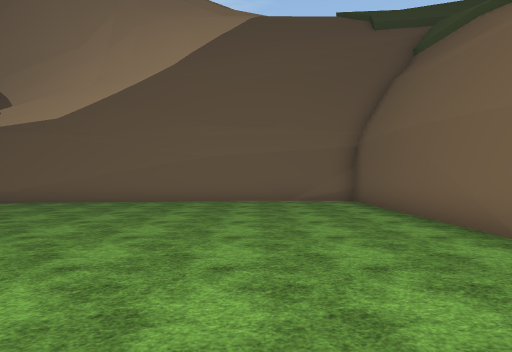
view 1 (above)

23 first-person views from a walk through a Unity game level. The camera is 1.5 m above the floor, looks level and sees 80° across. The floor is counted in squares, 2 m on a side. Each view is taken from the middle of a square. On the plan, view 1 faces up. The plan holds only what a view shows up to about 10 squares ahead; the rest is blank. The place goes on beyond the plan. Flat ground stands in for the terrain. Some animated figures are left out. Some surface patterns are stand-ins.

view 2
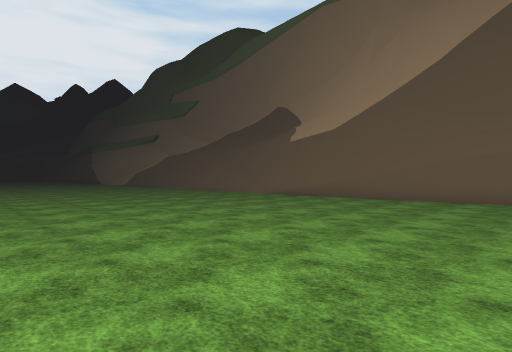

view 3
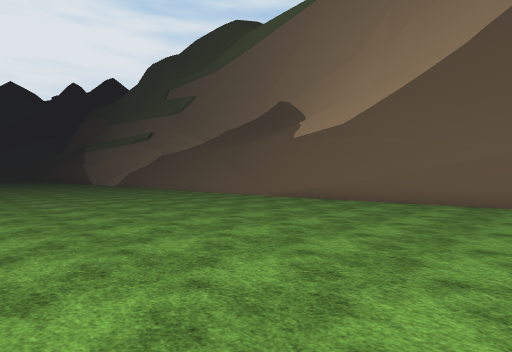

view 4
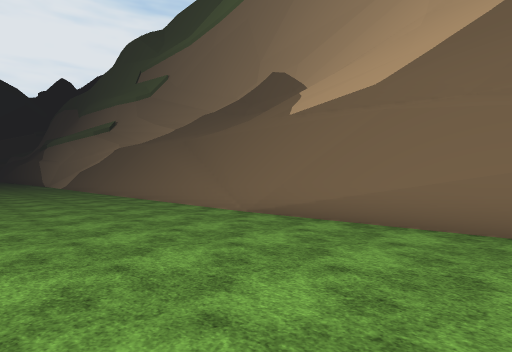

view 5
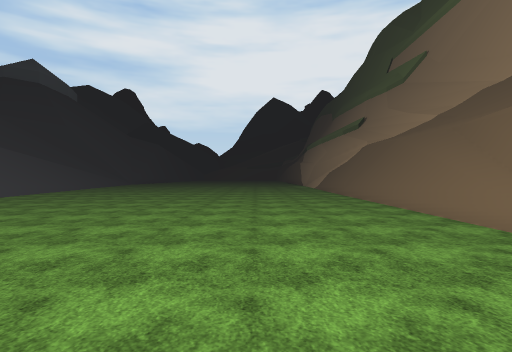

view 6
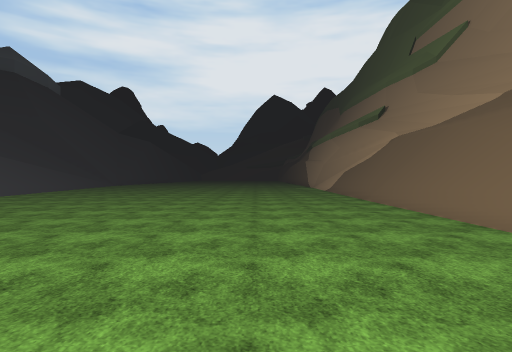

view 7
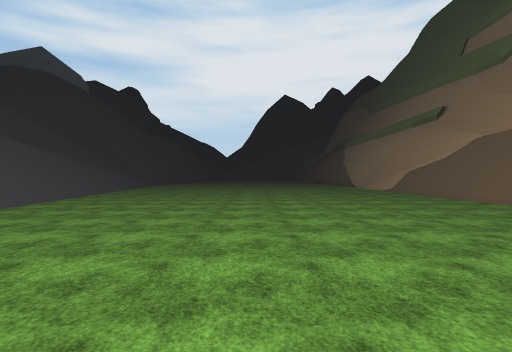

view 8
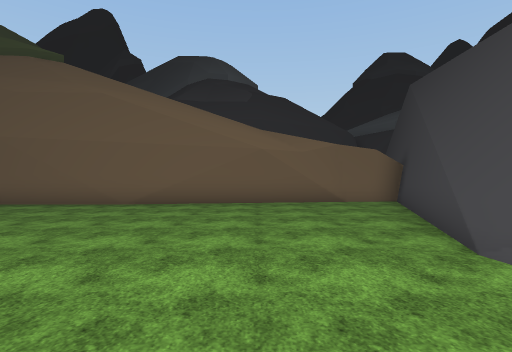

view 9
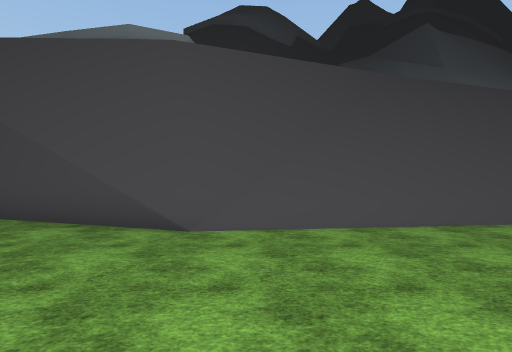

view 10
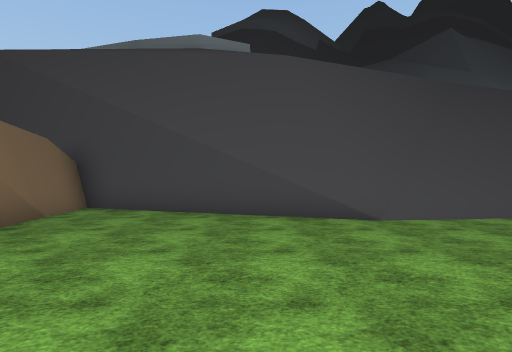

view 11
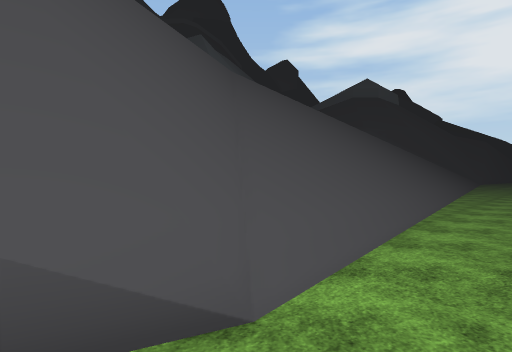

view 12
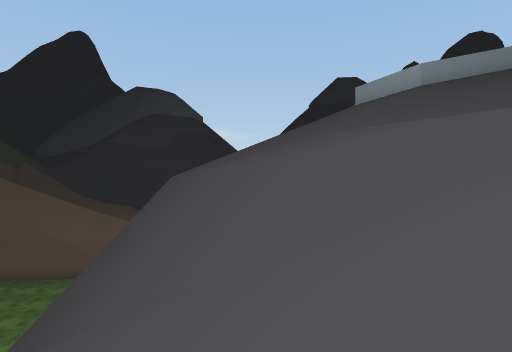

view 13
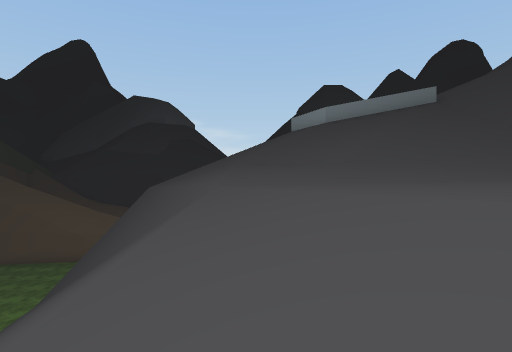

view 14
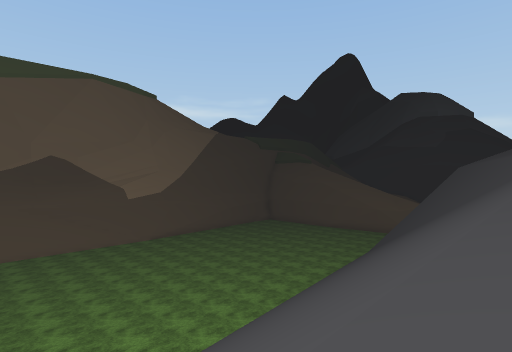

view 15
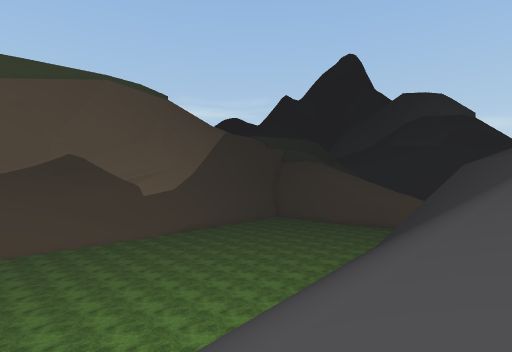

view 16
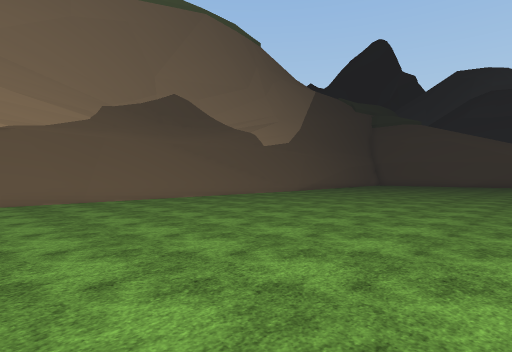

view 17
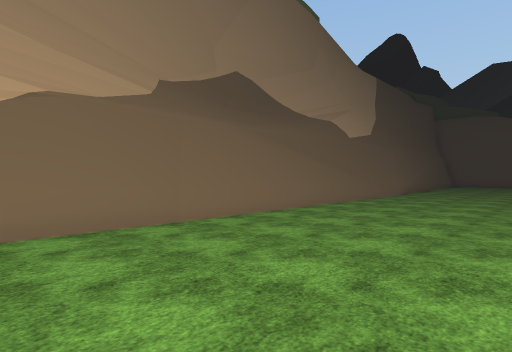

view 18
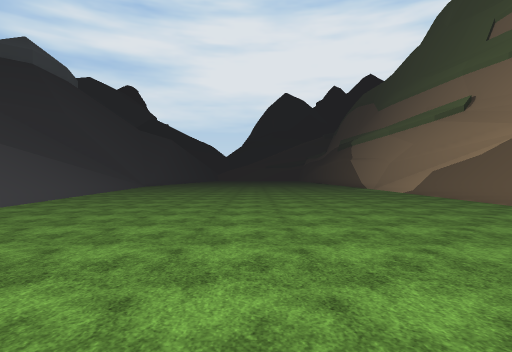

view 19
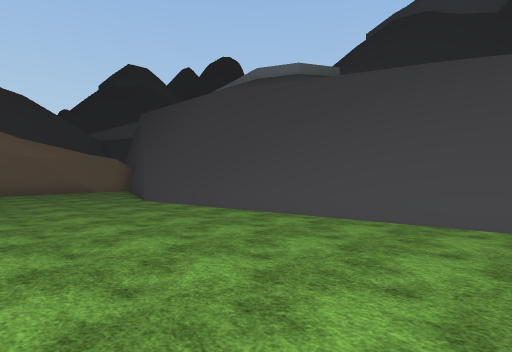

view 20
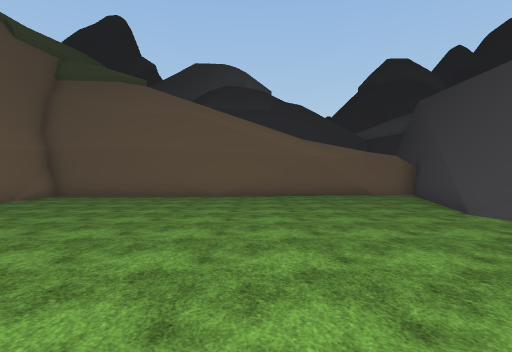

view 21
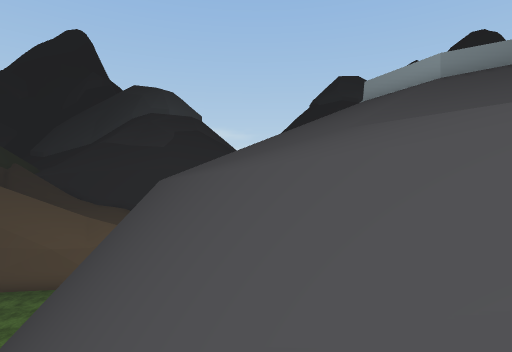

view 22
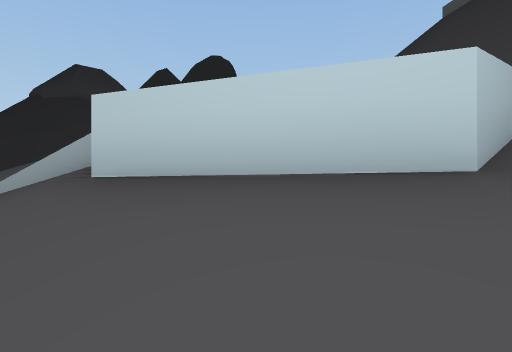

view 23
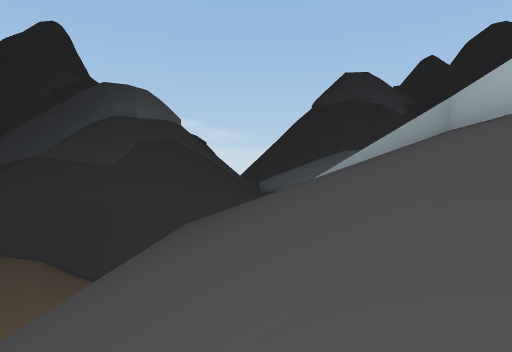

### Floor plan
Key: @ floor where view 1 was taken; # wall or solid block; . main floor; : floor 8.75 m higher than the main floor; + floor 9.25 m higher than the main floor; * floor 9.5 m higher than the main floor; % floor 10 m higher than the main floor; / step, stairs or slope; = window, fence, low wall or low ledge; ^ raised ledge; v drop or lower ground.
Columns run from 21 left of view 1 to 10 right of it. Each row starts with its distance up from view 1.
 10                      ####
  9 ######################..#
  8 ........................#
  7 ........................#
  6 ........................#
  5 ........................#
  4 ........................#
  3 ........................##
  2 .........................#
  1 .........................#
  0 .....................@...#
 -1 .........................#
 -2 .........................#
 -3 ............///////###...#
 -4 ...///////////////^# #####
 -5 ///// ///////////^^vvvv  #vv
 -6 //// ///////////==vv//vvvvvvvv
 -7     ///////////==v////////////
 -8     //////////=#//////////////
 -9    ///////////////////////////
-10         ////:+***%///////////
-11          //::+**%////////////
-12           :+++**///////^^/////##
-13            +++**//////^^ ^^^^^
-14             ++*%//////^

Positions as (right, up) in squares from view 1, and headings:
1: (0, 0), facing up
2: (0, -1), facing up-left
3: (-1, 0), facing up-left
4: (-4, 4), facing up-left
5: (-6, 5), facing left
6: (-9, 5), facing left
7: (-9, 2), facing left
8: (-5, 0), facing right
9: (-3, 2), facing down
10: (0, 3), facing down
11: (-1, -1), facing down-left
12: (-9, -8), facing right
13: (-13, -10), facing right
14: (-17, -9), facing up-right
15: (-18, -9), facing up-right
16: (-21, -1), facing up-right
17: (-21, 4), facing up-right
18: (-11, 2), facing left
19: (-11, 2), facing down-right
20: (-8, 2), facing right
21: (-8, -8), facing right
22: (0, -11), facing down-right
23: (0, -9), facing right
